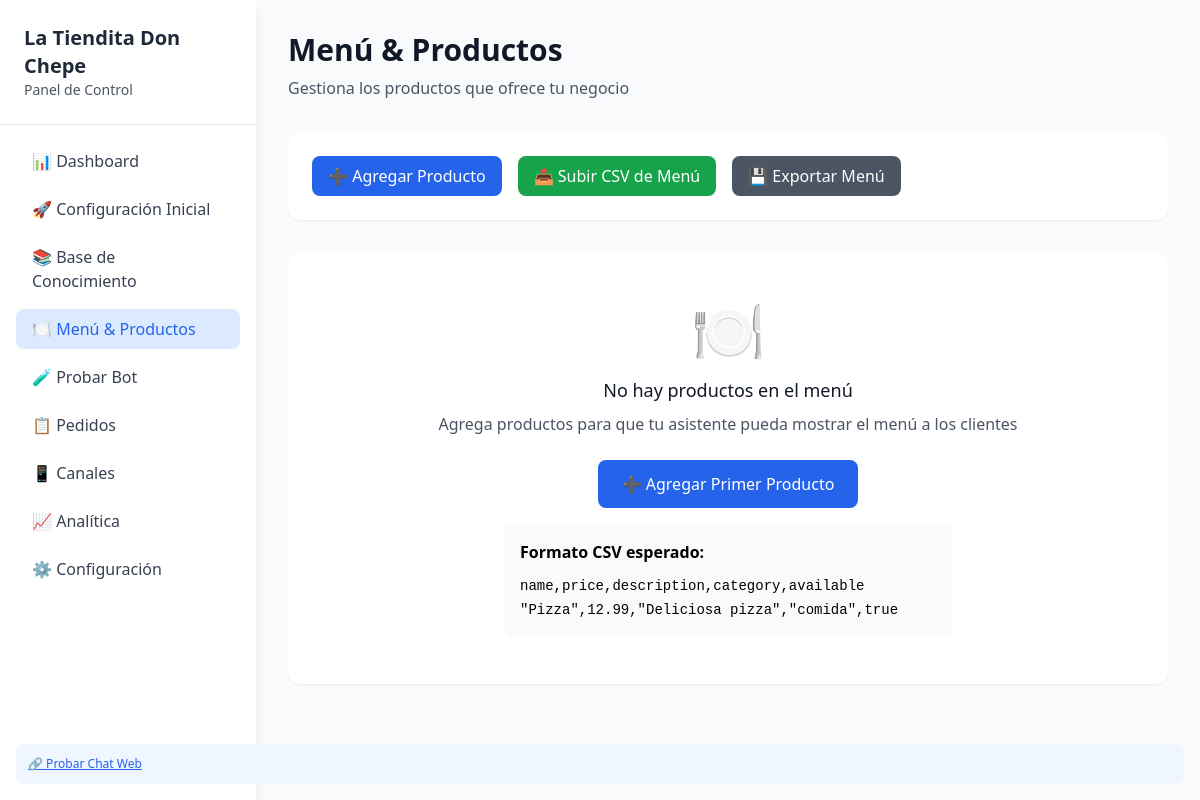
Page /admin/menu on the earlier database version.
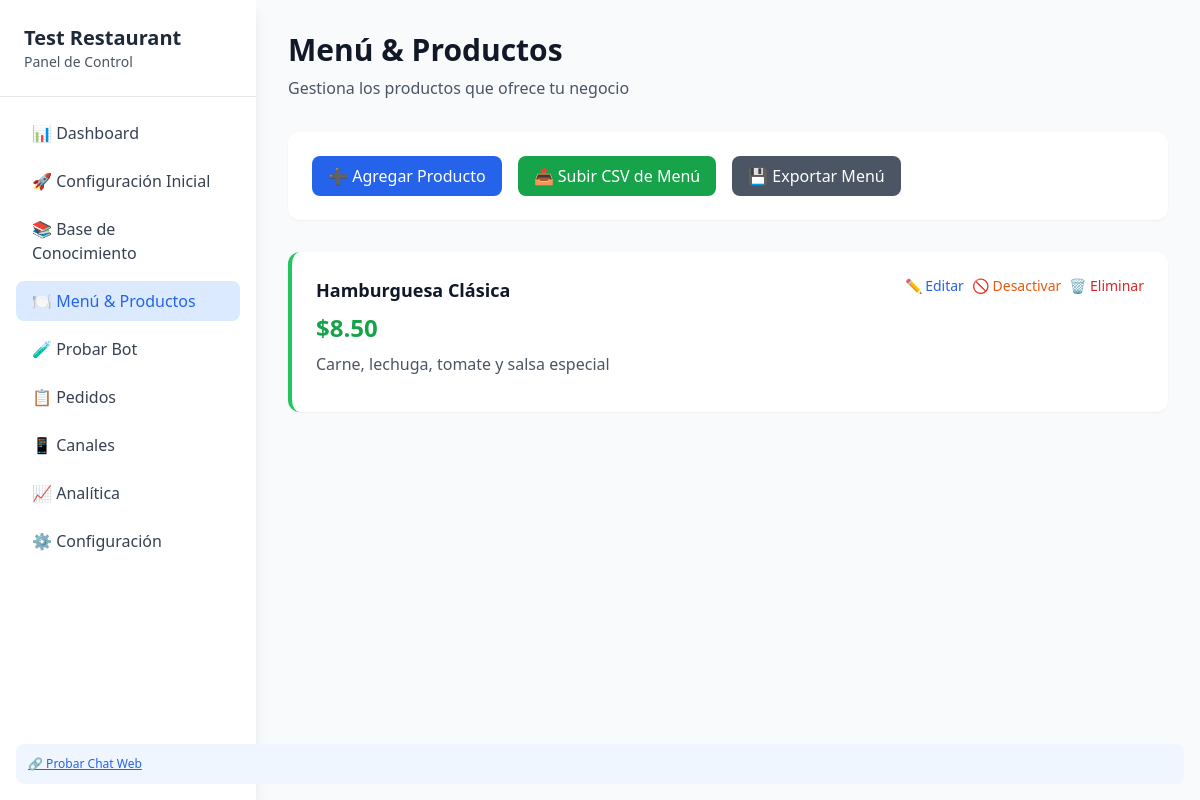
Same page on the later database version.
### app/db/models.py (models this page shows)
class Setting(SQLModel, table=True):
    id: Optional[int] = Field(default=None, primary_key=True)
    key: str = Field(unique=True)
    value: Optional[str] = None
    category: str = "general"  # business, ai, channels, etc.
    is_secret: bool = False  # Para API keys y passwords
    created_at: datetime = Field(default_factory=datetime.utcnow)
    updated_at: Optional[datetime] = None

class Product(SQLModel, table=True):
    id: Optional[int] = Field(default=None, primary_key=True)
    name: str
    price: float
    description: Optional[str] = None
    available: bool = True
    category: Optional[str] = None
    tags: Optional[str] = None
    featured: bool = False
    created_at: datetime = Field(default_factory=datetime.utcnow)

### app/routes/ui.py (the view)
@router.get("/admin/menu", response_class=HTMLResponse)
async def menu_management(request: Request, session: Session = Depends(get_session)):
    product_repo = ProductRepo(session)
    products = product_repo.get_all(available_only=False)
    return templates.TemplateResponse(
        "admin/menu.html",
        {"request": request, "config": get_dynamic_config(), "products": products}
    )

### app/templates/admin/menu.html (shortened to what this page needs)
{% extends "base.html" %}
{% block content %}
<div class="mb-8">
    <h1 class="text-3xl font-bold text-gray-900 mb-2">Menú & Productos</h1>
    <p class="text-gray-600">Gestiona los productos que ofrece tu negocio</p>
</div>
<div class="bg-white p-6 rounded-xl shadow-sm mb-8">
    <div class="flex flex-wrap gap-4">
        <button onclick="addProduct()" class="bg-blue-600 text-white px-4 py-2 rounded-lg hover:bg-blue-700">
            ➕ Agregar Producto
        </button>
        <button onclick="document.getElementById('upload-menu').click()" class="bg-green-600 text-white px-4 py-2 rounded-lg hover:bg-green-700">
            📤 Subir CSV de Menú
        </button>
        <button onclick="exportMenu()" class="bg-gray-600 text-white px-4 py-2 rounded-lg hover:bg-gray-700">
            💾 Exportar Menú
        </button>
    </div>
</div>
{% if products %}
<div class="grid gap-6">
    {% for product in products %}
    <div class="bg-white p-6 rounded-xl shadow-sm border-l-4 {{ 'border-green-500' if product.available else 'border-red-500' }}">
        <div class="flex justify-between items-start">
            <div class="flex-1">
                <div class="flex items-center mb-2">
                    <h3 class="text-lg font-semibold text-gray-900">{{ product.name }}</h3>
                </div>
                <p class="text-2xl font-bold text-green-600 mb-2">${{ "%.2f"|format(product.price) }}</p>
                {% if product.description %}
                <p class="text-gray-600 mb-3">{{ product.description }}</p>
                {% endif %}
            </div>
            <div class="flex space-x-2 ml-4">
                <button onclick="editProduct({{ product.id }})" class="text-blue-600 hover:underline text-sm">
                    ✏️ Editar
                </button>
                <button onclick="toggleAvailable({{ product.id }}, {{ product.available|lower }})" class="text-orange-600 hover:underline text-sm">
                    {{ '🚫 Desactivar' if product.available else '✅ Activar' }}
                </button>
                <button onclick="deleteProduct({{ product.id }})" class="text-red-600 hover:underline text-sm">
                    🗑️ Eliminar
                </button>
            </div>
        </div>
    </div>
    {% endfor %}
</div>
{% else %}
<div class="bg-white rounded-xl shadow-sm p-12 text-center">
    <div class="text-6xl mb-4">🍽️</div>
    <h3 class="text-lg font-medium text-gray-900 mb-2">No hay productos en el menú</h3>
    <p class="text-gray-600 mb-6">Agrega productos para que tu asistente pueda mostrar el menú a los clientes</p>
    <div class="space-y-4">
        <button onclick="addProduct()" class="bg-blue-600 text-white px-6 py-3 rounded-lg hover:bg-blue-700">
            ➕ Agregar Primer Producto
        </button>
        <div class="bg-gray-50 p-4 rounded-lg text-left max-w-md mx-auto">
            <p class="font-semibold mb-2">Formato CSV esperado:</p>
            <code class="text-sm">name,price,description,category,available<br>
            "Pizza",12.99,"Deliciosa pizza","comida",true</code>
        </div>
    </div>
</div>
{% endif %}
{% endblock %}

### app/templates/base.html (shortened to what this page needs)
<!DOCTYPE html>
<html lang="es">
<head>
    <script src="https://cdn.tailwindcss.com"></script>
</head>
<body class="bg-slate-50 min-h-screen">
    <div class="flex h-screen">
        <nav class="w-64 bg-white shadow-lg">
            <div class="p-6 border-b">
                <h1 class="text-xl font-bold text-gray-800">{{ config.business.name }}</h1>
                <p class="text-sm text-gray-600">Panel de Control</p>
            </div>
            <div class="p-4">
                <ul class="space-y-2">
                    <li><a href="/admin" class="nav-link block px-4 py-2 rounded-lg hover:bg-blue-50 text-gray-700 hover:text-blue-600">📊 Dashboard</a></li>
                    <li><a href="/admin/setup" class="nav-link block px-4 py-2 rounded-lg hover:bg-blue-50 text-gray-700 hover:text-blue-600">🚀 Configuración Inicial</a></li>
                    <li><a href="/admin/knowledge" class="nav-link block px-4 py-2 rounded-lg hover:bg-blue-50 text-gray-700 hover:text-blue-600">📚 Base de Conocimiento</a></li>
                    <li><a href="/admin/menu" class="nav-link block px-4 py-2 rounded-lg hover:bg-blue-50 text-gray-700 hover:text-blue-600">🍽️ Menú & Productos</a></li>
                    <li><a href="/admin/playground" class="nav-link block px-4 py-2 rounded-lg hover:bg-blue-50 text-gray-700 hover:text-blue-600">🧪 Probar Bot</a></li>
                    <li><a href="/admin/orders" class="nav-link block px-4 py-2 rounded-lg hover:bg-blue-50 text-gray-700 hover:text-blue-600">📋 Pedidos</a></li>
                    <li><a href="/admin/channels" class="nav-link block px-4 py-2 rounded-lg hover:bg-blue-50 text-gray-700 hover:text-blue-600">📱 Canales</a></li>
                    <li><a href="/admin/analytics" class="nav-link block px-4 py-2 rounded-lg hover:bg-blue-50 text-gray-700 hover:text-blue-600">📈 Analítica</a></li>
                    <li><a href="/admin/settings" class="nav-link block px-4 py-2 rounded-lg hover:bg-blue-50 text-gray-700 hover:text-blue-600">⚙️ Configuración</a></li>
                </ul>
            </div>
            <div class="absolute bottom-4 left-4 right-4">
                <div class="bg-blue-50 p-3 rounded-lg">
                    <p class="text-xs text-blue-600">
                        <a href="/demo" target="_blank" class="underline">🔗 Probar Chat Web</a>
                    </p>
                </div>
            </div>
        </nav>
        <main class="flex-1 overflow-y-auto">
            <div class="p-8">
                {% block content %}{% endblock %}
            </div>
        </main>
    </div>
</body>
</html>

### app/templates/base.html (style rules this page uses)
.nav-link.active { background-color: #dbeafe; color: #2563eb; }

Differences in the rows shown:
now on this page (row unchanged): Setting: business.name "Test Restaurant"
added Product: name "Hamburguesa Clásica", price "8.50", description "Carne, lechuga, tomate y salsa especial", available "🚫 Desactivar"
Other differences:
{{ config.business.name }}: "La Tiendita Don Chepe" → (not shown)
text no longer shown: "🍽️ No hay productos en el menú Agrega productos para que tu asistente pueda mostrar el menú a los clientes ➕ Agregar Primer Producto Formato CSV esperado: name,price,description,category,available \"Pizza\",12.99,\"Deliciosa pizza\",\"comida\",true"
